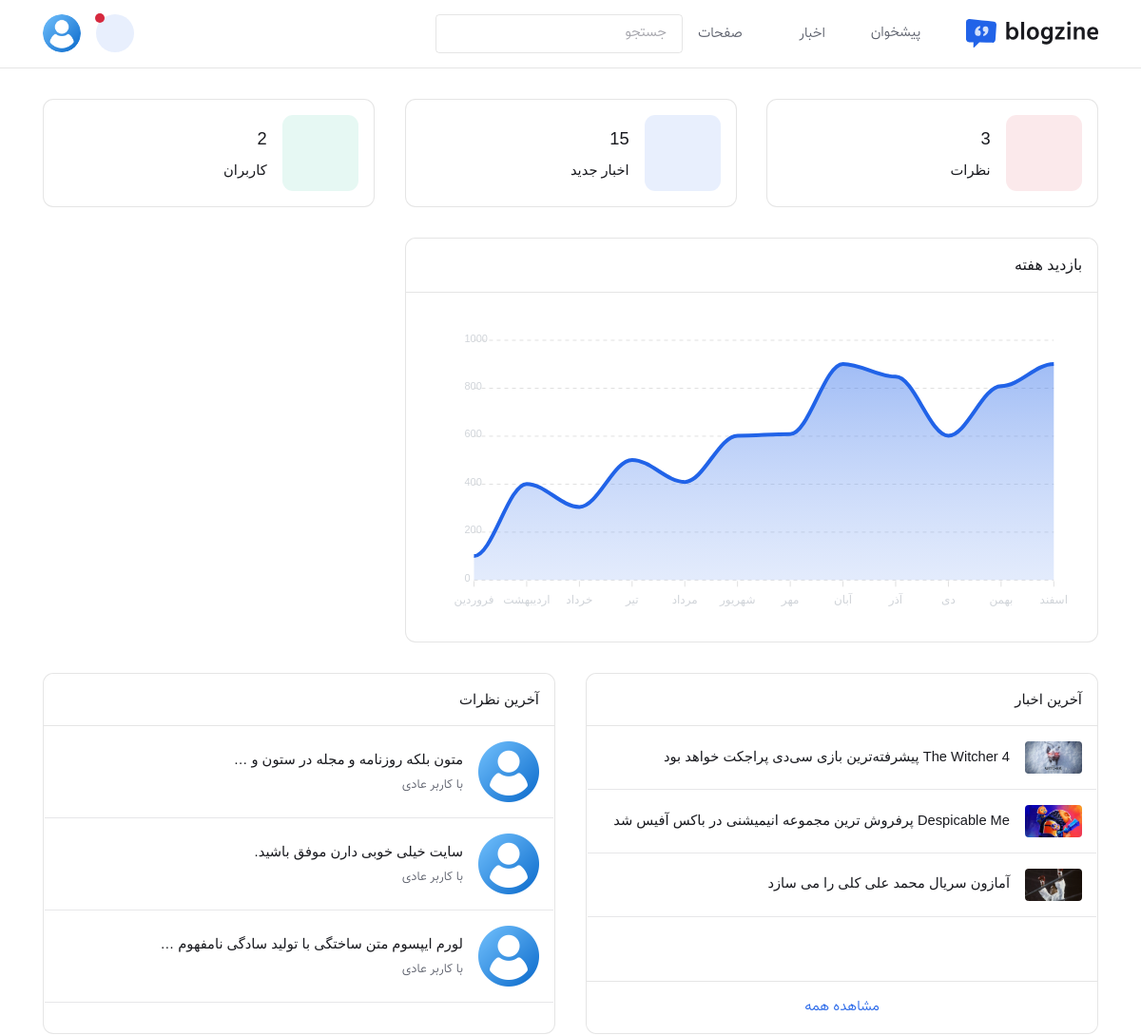
The page /master/dashboard/ (signed in, upper part) on the database as committed earlier.
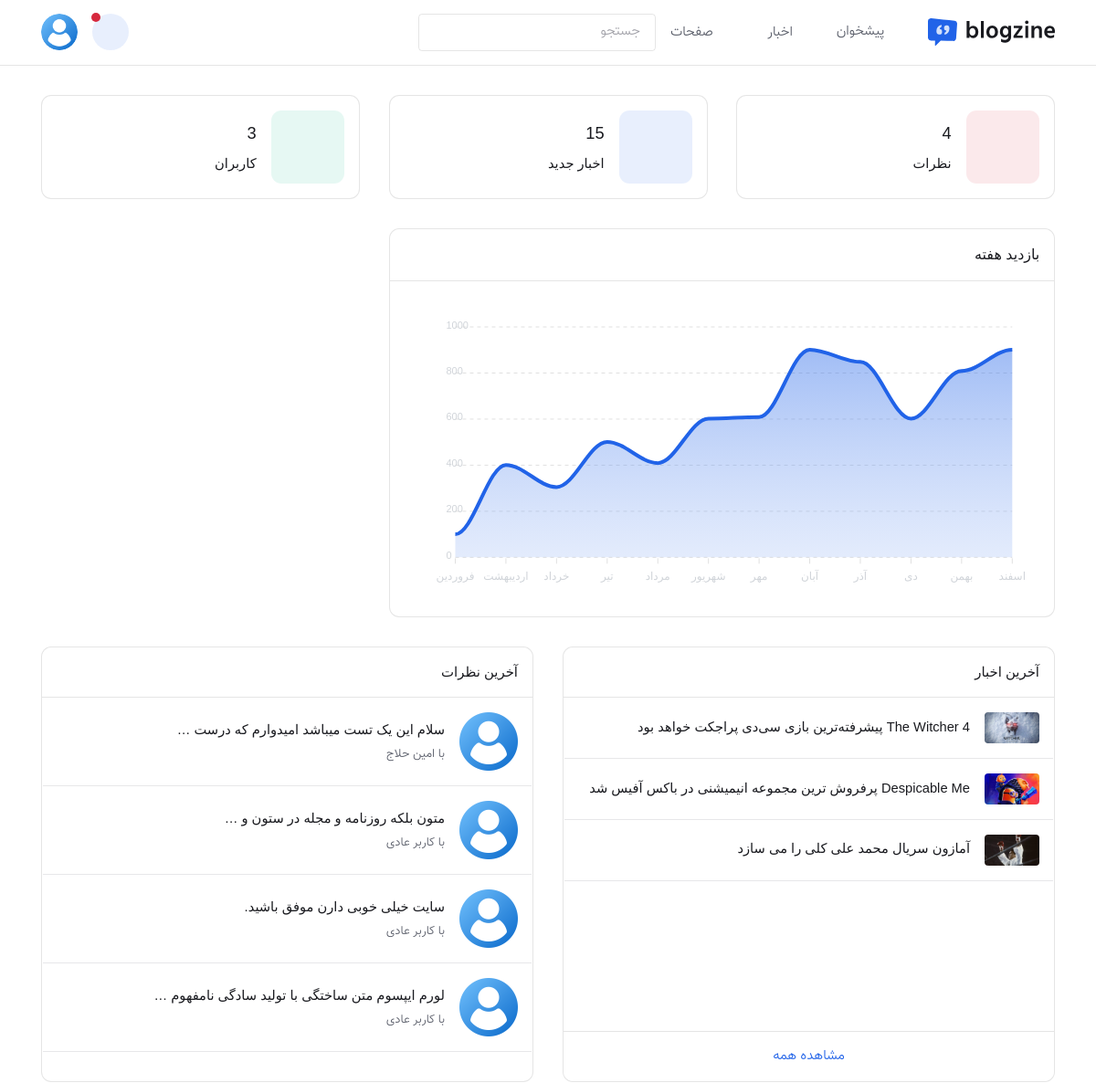
The same page on the database as committed later.
### news/models.py (models this page shows, shortened)
class News(models.Model):
    user=models.ForeignKey(User, on_delete=models.CASCADE, related_name="news")
    author=models.ForeignKey(User, on_delete=models.CASCADE, related_name="news_author")
    sub_category=models.ForeignKey(SubCategory, on_delete=models.CASCADE, related_name="news")
    title=models.CharField(max_length=500)
    img=models.FileField(upload_to='img_news',blank=True)
    date = models.FloatField(null=True , blank=True)
    text=models.TextField(null=True , blank=True)
    status_news = models.IntegerField(default=0, choices=SUBMINEWS)
    reject_reason = models.TextField(blank=True, null=True)
    @property
    def jdate(self):
        try:
            return  jdatetime.datetime.fromtimestamp(self.date).strftime("%Y/%m/%d")
        except:
            return '-'

class PointOfView(models.Model):
    user=models.ForeignKey(User, on_delete=models.CASCADE, related_name="pointofview")
    news=models.ForeignKey(News, on_delete=models.CASCADE, related_name="pointofview")
    first_name_and_last_name=models.CharField(max_length=500)
    email=models.CharField(max_length=500)
    date = models.FloatField(null=True , blank=True)
    text=models.TextField(null=True , blank=True)
    active = models.BooleanField(default=False)

### master/views.py (the view, shortened to what this page needs)
# urls.py: path('master/dashboard/', views.master_panel, name='master_panel'),
def master_panel(request):
    if not request.user.is_authenticated:
        return redirect('master_signin')
    settings = Settings.objects.get(id=1)
    show_news_list = News.objects.all().order_by('-id')[:3]
    news_count = News.objects.count()
    comment_count = PointOfView.objects.count()
    user_count = User.objects.count()
    show_reviews_list = PointOfView.objects.all().order_by('-id')[:4]
    news_list_show = News.objects.all().order_by('-id')
    search_query = request.GET.get('search')
    paginator = Paginator(news_list_show, 8)
    page = request.GET.get('page', 1)
    news_list_show = paginator.get_page(page)
    list_dashboard = {
        "settings":settings,"show_news_list":show_news_list,
        "news_count":news_count,"comment_count":comment_count,
        "user_count":user_count,"news_list_show":news_list_show,
        "show_reviews_list":show_reviews_list,
    }
    return render(request, 'master/dashboard.html', list_dashboard)

### news/models.py (called while the page is built)
    def __str__(self):
            return f"{self.title}"

    def __str__(self):
            return f"{self.title} | {self.category}"

### news/templates/master/dashboard.html (shortened to what this page needs)
{% extends 'master/panel_dashboard.html' %}
{% load static %}
{% block contentpanel_dashboard %}
<section class="py-4">
	<div class="container">
		<div class="row g-4">
			<div class="col-12">
				<div class="row g-4">
					<div class="col-sm-6 col-lg-4">
						<div class="card card-body border p-3">
							<div class="d-flex align-items-center">
								<div class="icon-xl fs-1 bg-danger bg-opacity-10 rounded-3 text-danger">
									<i class="bi bi-suit-heart-fill"></i>
								</div>
								<div class="ms-3">
									<h3>{{ comment_count }}</h3>
									<h6 class="mb-0">نظرات </h6>
								</div>
							</div>
						</div>
					</div>
					<div class="col-sm-6 col-lg-4">
						<div class="card card-body border p-3">
							<div class="d-flex align-items-center">
								<div class="icon-xl fs-1 bg-primary bg-opacity-10 rounded-3 text-primary">
									<i class="bi bi-file-earmark-text-fill"></i>
								</div>
								<div class="ms-3">
									<h3>{{ news_count }}</h3>
									<h6 class="mb-0">اخبار جدید</h6>
								</div>
							</div>
						</div>
					</div>
					<div class="col-sm-6 col-lg-4">
						<div class="card card-body border p-3">
							<div class="d-flex align-items-center">
								<div class="icon-xl fs-1 bg-success bg-opacity-10 rounded-3 text-success">
									<i class="bi bi-people-fill"></i>
								</div>
								<div class="ms-3">
									<h3>{{ user_count }}</h3>
									<h6 class="mb-0">کاربران</h6>
								</div>
							</div>
						</div>
					</div>
				</div>
			</div>
			<div class="col-xl-8">
				<div class="card border h-100">
					<div class="card-header p-3 border-bottom">
						<h4 class="card-header-title mb-0">بازدید هفته</h4>
					</div>
					<div class="card-body">
						<div id="apexChartTrafficStats" class="mt-2"></div>
					</div>
				</div>
			</div>
			<div class="col-md-6 col-xxl-4">
				<div class="card border h-100">
					<div class="card-header border-bottom p-3">
						<h5 class="card-header-title mb-0">آخرین اخبار</h5>
					</div>
					<div class="card-body p-3">
						<div class="row">
							{% for i in show_news_list %}
							<div class="col-12">
								<div class="d-flex align-items-center position-relative">
								<img class="w-60 rounded" src="{{i.img.url}}" alt="product">
									<div class="ms-3">
										<a href="{% url 'front_post_single' id=i.id %}" class="h6 stretched-link">{{i.title}}</a>
									</div>
								</div>
							</div>
							<hr class="my-3">
							{% endfor %}
						</div>
					</div>
					<div class="card-footer border-top text-center p-3">
						<a href="{% url 'master_post_list' %}">مشاهده همه</a>
					</div>
				</div>
			</div>
			<div class="col-md-6 col-xxl-4">
				<div class="card border h-100">
					<div class="card-header border-bottom p-3">
						<h5 class="card-header-title mb-0">آخرین نظرات</h5>
					</div>
					<div class="card-body p-3">
						{% for i in show_reviews_list %}
						<div class="row">
							<div class="col-12">
								<div class="d-flex align-items-center position-relative">
									<div class="avatar avatar-lg flex-shrink-0">
									{% if i.user.profile_image %}
										<img class="avatar-img rounded-2" src="{{i.user.profile_image.url}}" alt="avatar">
									{% else %}
										<img class="avatar-img rounded-2" src="{% static 'front/' %}images/admin-news.png" alt="avatar">
									{% endif %}
									</div>
									<div class="ms-3">
										<p class="mb-1"> <a class="h6 fw-normal stretched-link" href="{% url 'master_reviews' %}">{{i.text|truncatewords:8}}</a></p>
										<div class="d-flex justify-content-between">
											<p class="small mb-0">با {{i.user.get_full_name}}</p>
										</div>
									</div>
								</div>
							</div>
							<hr class="my-3">
						</div>
						{% endfor %}
					</div>
				</div>
			</div>
		</div>
	</div>
</section>
{% endblock contentpanel_dashboard %}

Rows that differ between the two databases and show on the page:
added PointOfView: text "سلام این یک تست میباشد امیدوارم که درست …", user.get_full_name "امین حلاج"
Other text that changed with them:
{{ comment_count }}: "3" → "4"
{{ user_count }}: "2" → "3"
